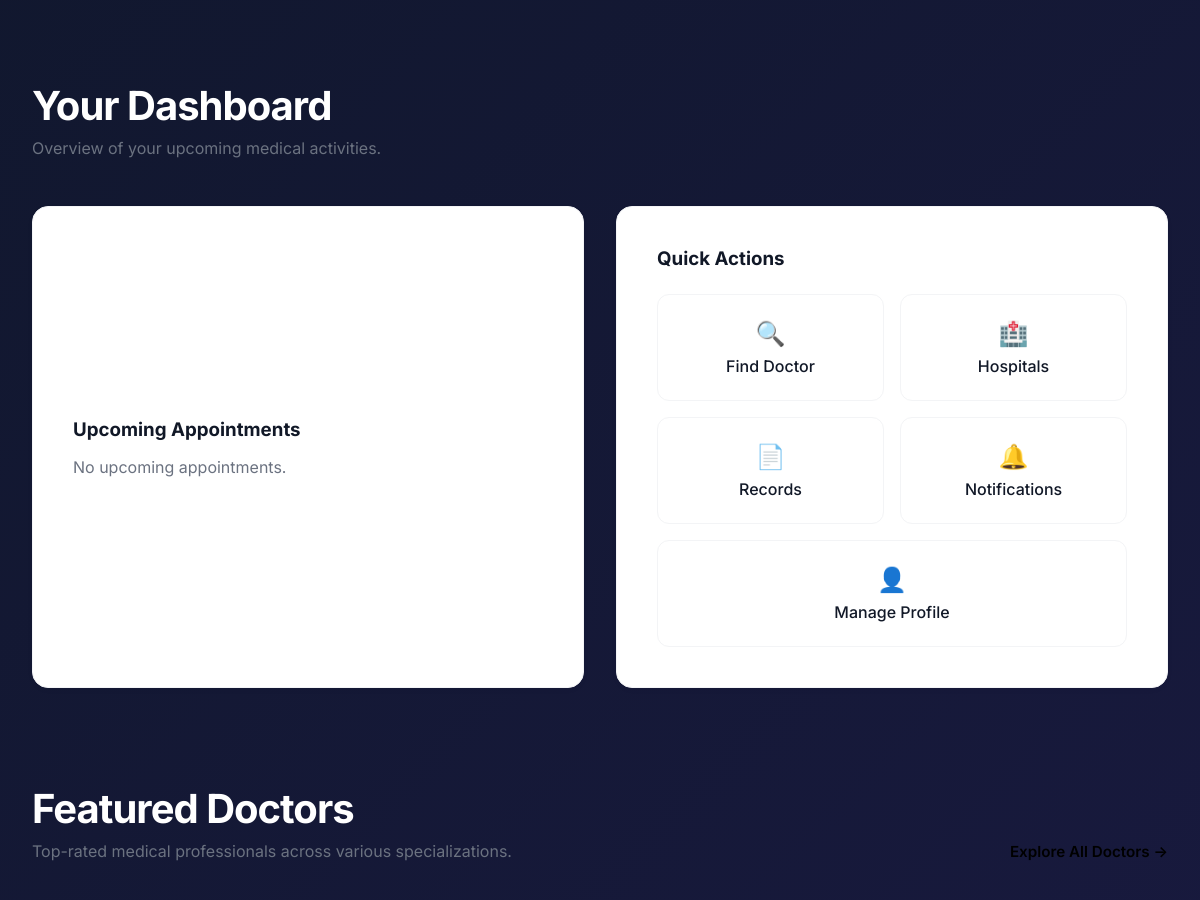
Page / (signed in, middle part) on the earlier database version.
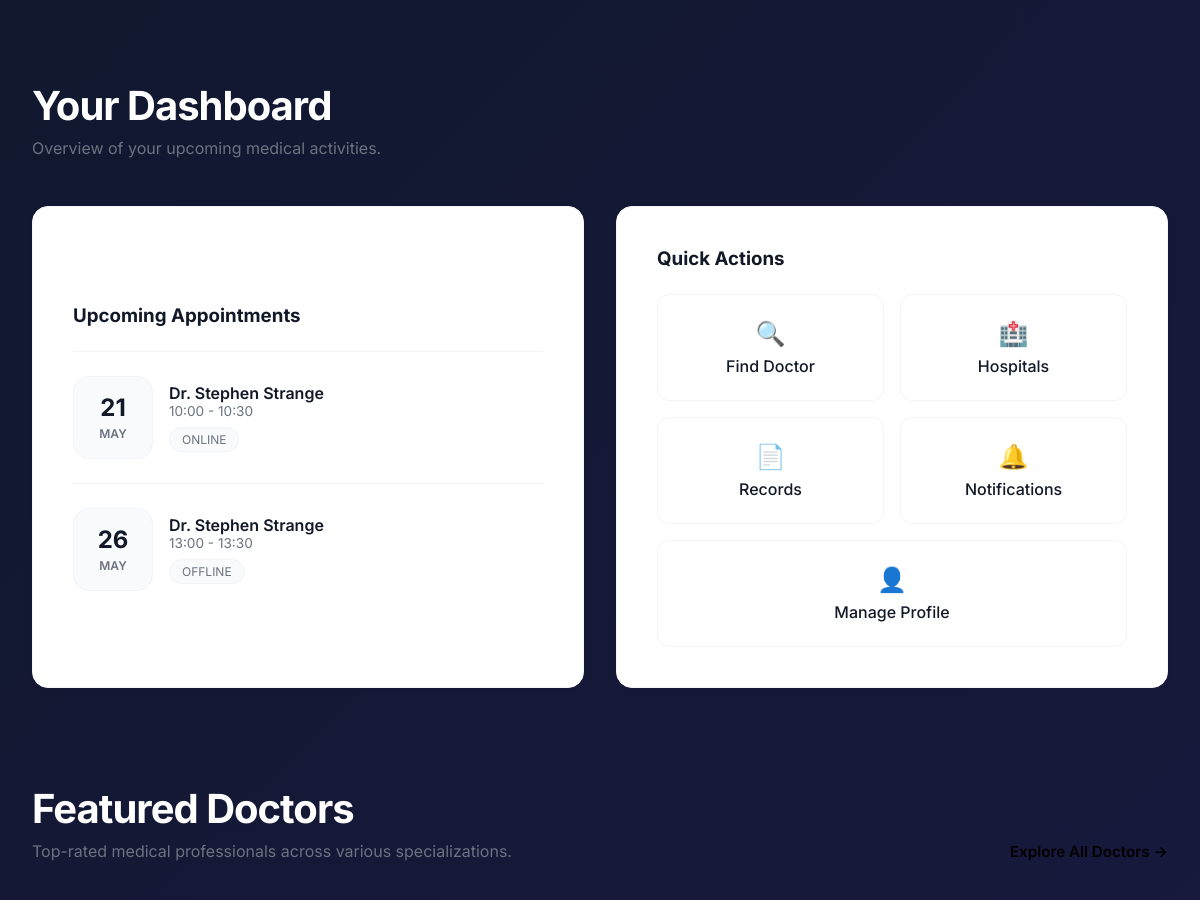
Same page on the later database version.
### booking/models.py (models this page shows, shortened)
class Appointment(models.Model):
    STATUS_CHOICES = (
        ('PENDING', 'Pending'),
        ('APPROVED', 'Approved'),
        ('COMPLETED', 'Completed'),
        ('CANCELLED', 'Cancelled'),
    )
    SEVERITY_CHOICES = (
        ('LOW', 'Low'),
        ('MEDIUM', 'Medium'),
        ('HIGH', 'High'),
        ('CRITICAL', 'Critical'),
    )
    CONSULTATION_CHOICES = (
        ('ONLINE', 'Online'),
        ('OFFLINE', 'Offline'),
    )
    patient = models.ForeignKey('accounts.PatientProfile',on_delete=models.CASCADE)
    doctor = models.ForeignKey('accounts.DoctorProfile',on_delete=models.CASCADE)
    hospital = models.ForeignKey('core.Hospital',on_delete=models.CASCADE)
    appointment_date = models.DateField()
    start_time = models.TimeField()
    end_time = models.TimeField()
    consultation_mode = models.CharField(max_length=20,choices=CONSULTATION_CHOICES)
    symptoms = models.TextField(blank=True)
    pain_level = models.IntegerField(
        default=1,
        validators=[
            MinValueValidator(1),
            MaxValueValidator(10)
        ]
    )
    severity_score = models.IntegerField(default=0)
    severity_level = models.CharField(max_length=20,choices=SEVERITY_CHOICES,default='LOW')
    status = models.CharField(max_length=20,choices=STATUS_CHOICES,default='PENDING')
    booked_at = models.DateTimeField(auto_now_add=True)

### accounts/models.py (models this page shows, shortened)
class DoctorProfile(models.Model):
    user = models.OneToOneField(User, on_delete=models.CASCADE)
    hospital = models.ForeignKey('core.Hospital', on_delete=models.CASCADE)
    specialization = models.CharField(max_length=100)
    experience_years = models.IntegerField(default=0)
    doctor_pic = models.ImageField(upload_to='profiles/doctors', blank=True, null=True)
    fees_online = models.IntegerField(default=0)
    fees_offline = models.IntegerField(default=0)
    bio = models.TextField(blank=True)
    is_available = models.BooleanField(default=True)

class User(AbstractUser):
    ROLE_CHOICES = (
        ('PATIENT', 'Patient'),
        ('DOCTOR', 'Doctor'),
        ('ADMIN', 'Admin'),
    )
    role = models.CharField(max_length=20, choices=ROLE_CHOICES)
    phone = models.CharField(max_length=15, blank=True)

### core/views.py (the view)
# urls.py: path('', home_view, name='home'),
def home_view(request):
    context = {}
    if request.user.is_authenticated:
        if request.user.role == 'PATIENT':
            try:
                patient = PatientProfile.objects.get(user=request.user)
                context['upcoming_appointments'] = Appointment.objects.filter(
                    patient=patient,
                    appointment_date__gte=timezone.now().date(),
                    status__in=['PENDING', 'APPROVED']
                ).order_by('appointment_date', 'start_time')[:3]
            except PatientProfile.DoesNotExist:
                pass
        context['featured_doctors'] = DoctorProfile.objects.filter(is_available=True)[:4]
        context['hospitals'] = Hospital.objects.all()[:4]
    return render(request, 'core/home.html', context)

### templates/core/home.html (shortened to what this page needs)
{% extends 'base.html' %}
{% block content %}
{% if user.is_authenticated and user.role == 'PATIENT' %}
<section class="section-container">
    <div class="section-header">
        <div class="section-title">
            <h2 style="color:white">Your Dashboard</h2>
            <p>Overview of your upcoming medical activities.</p>
        </div>
    </div>
    <div class="dashboard-grid">
        <div class="glass-card appointment-card">
            <div style="flex: 1;">
                <h3 style="margin-bottom: 0.5rem; color: var(--text-main);">Upcoming Appointments</h3>
                {% if upcoming_appointments %}
                {% for appt in upcoming_appointments %}
                <div
                    style="display: flex; align-items: center; gap: 1rem; margin-top: 1.5rem; border-top: 1px solid var(--border-color); padding-top: 1.5rem;">
                    <div class="date-badge">
                        <span class="day">{{ appt.appointment_date|date:"d" }}</span>
                        <span class="month">{{ appt.appointment_date|date:"M" }}</span>
                    </div>
                    <div>
                        <div style="font-weight: 600; color: var(--text-main);">
                            Dr. {{ appt.doctor.user.get_full_name|default:appt.doctor.user.username }}
                        </div>
                        <div style="font-size: 0.85rem; color: var(--text-muted);">
                            {{ appt.start_time|time:"H:i" }} - {{ appt.end_time|time:"H:i" }}
                        </div>
                        <div class="tag" style="margin-top: 0.5rem; display: inline-block;">
                            {{ appt.consultation_mode }}
                        </div>
                    </div>
                </div>
                {% endfor %}
                {% else %}
                <p style="color: var(--text-muted); margin-top: 1rem;">No upcoming appointments.</p>
                {% endif %}
            </div>
        </div>
        <div class="glass-card" style="padding: 2.5rem;">
            <h3 style="margin-bottom: 1.5rem; color: var(--text-main);">Quick Actions</h3>
            <div style="display: grid; grid-template-columns: 1fr 1fr; gap: 1rem;">
                <a href="{% url 'find_doctors' %}" class="quick-action-btn">
                    <span style="font-size: 1.5rem;">🔍</span>
                    Find Doctor
                </a>
                <a href="{% url 'hospital_list' %}" class="quick-action-btn">
                    <span style="font-size: 1.5rem;">🏥</span>
                    Hospitals
                </a>
                <a href="{% url 'medical_records' %}" class="quick-action-btn">
                    <span style="font-size: 1.5rem;">📄</span>
                    Records
                </a>
                <a href="{% url 'notifications' %}" class="quick-action-btn">
                    <span style="font-size: 1.5rem;">🔔</span>
                    Notifications
                </a>
                <a href="{% url 'update_profile' %}" class="quick-action-btn" style="grid-column: span 2;">
                    <span style="font-size: 1.5rem;">👤</span>
                    Manage Profile
                </a>
            </div>
        </div>
    </div>
</section>
{% endif %}
<section class="section-container">
    <div class="section-header">
        <div class="section-title">
            <h2 style="color:white">Featured Doctors</h2>
            <p>Top-rated medical professionals across various specializations.</p>
        </div>
        <a href="{% url 'find_doctors' %}" class="view-all">Explore All Doctors →</a>
    </div>
</section>
{% endblock %}

Differences in the rows shown:
added Appointment: appointment_date "21", appointment_date "MAY", doctor.user.get_full_name "Stephen Strange", start_time "10:00", end_time "10:30", consultation_mode "ONLINE"
added Appointment: appointment_date "26", appointment_date "MAY", doctor.user.get_full_name "Stephen Strange", start_time "13:00", end_time "13:30", consultation_mode "OFFLINE"
Other differences:
text no longer shown: "No upcoming appointments."
